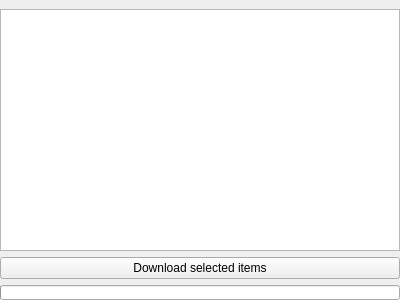
<?xml version="1.0" encoding="UTF-8"?>
<ui version="4.0">
 <class>WidgetSearch</class>
 <widget class="QWidget" name="WidgetSearch">
  <property name="geometry">
   <rect>
    <x>0</x>
    <y>0</y>
    <width>400</width>
    <height>300</height>
   </rect>
  </property>
  <property name="windowTitle">
   <string>Form</string>
  </property>
  <layout class="QVBoxLayout" name="verticalLayout">
   <property name="leftMargin">
    <number>0</number>
   </property>
   <property name="topMargin">
    <number>9</number>
   </property>
   <property name="rightMargin">
    <number>0</number>
   </property>
   <property name="bottomMargin">
    <number>0</number>
   </property>
   <item>
    <widget class="QTreeView" name="treeView">
     <property name="alternatingRowColors">
      <bool>true</bool>
     </property>
     <property name="uniformRowHeights">
      <bool>true</bool>
     </property>
     <attribute name="headerStretchLastSection">
      <bool>false</bool>
     </attribute>
    </widget>
   </item>
   <item>
    <widget class="QPushButton" name="butDownload">
     <property name="enabled">
      <bool>true</bool>
     </property>
     <property name="toolTip">
      <string>Download selected items to the first shared folder with enough free space</string>
     </property>
     <property name="text">
      <string>Download selected items</string>
     </property>
     <property name="icon">
      <iconset resource="../ressources.qrc">
       <normaloff>:/icons/ressources/download.png</normaloff>:/icons/ressources/download.png</iconset>
     </property>
    </widget>
   </item>
   <item>
    <widget class="QProgressBar" name="prgSearch">
     <property name="maximumSize">
      <size>
       <width>16777215</width>
       <height>15</height>
      </size>
     </property>
     <property name="value">
      <number>0</number>
     </property>
     <property name="alignment">
      <set>Qt::AlignCenter</set>
     </property>
     <property name="textVisible">
      <bool>true</bool>
     </property>
     <property name="format">
      <string/>
     </property>
    </widget>
   </item>
  </layout>
 </widget>
 <resources>
  <include location="../ressources.qrc"/>
 </resources>
 <connections/>
</ui>
